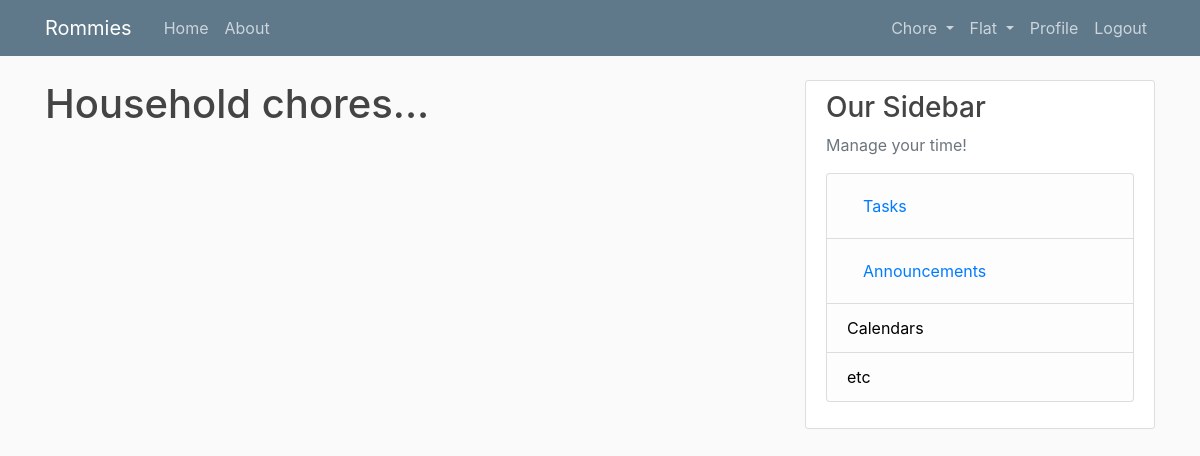
The app's page /chores_list/ (signed in), older data.
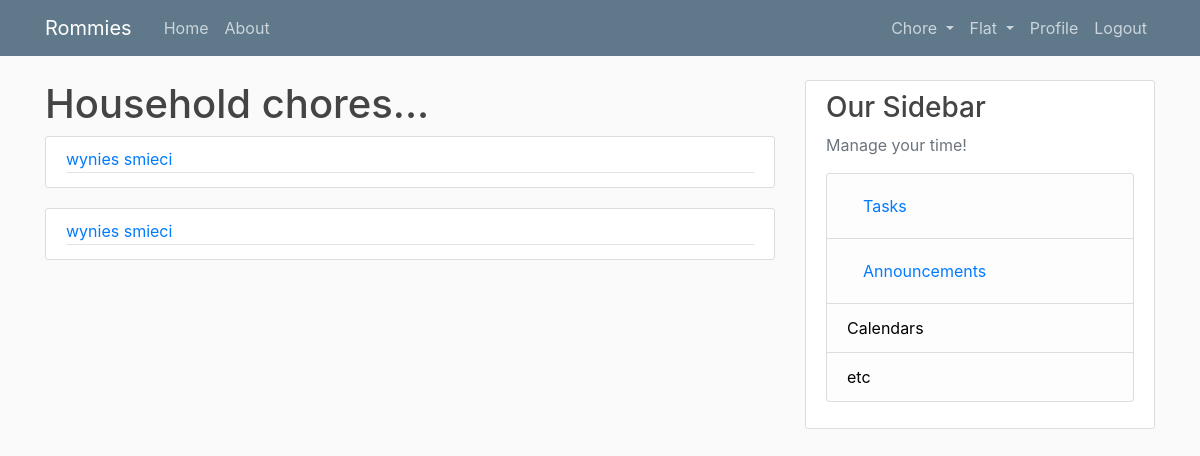
The same page, newer data.
### flat/models.py (models this page shows)
class Chore(models.Model):
    name = models.CharField(max_length=100)
    flat = models.ForeignKey(Flat, on_delete=models.CASCADE)
    period = models.PositiveIntegerField(default=1, validators=[validate_nonzero])
    last_made = models.DateTimeField(default=timezone.now)
    def __str__(self):
        return self.name

### flat/views.py (the view)
# urls.py: path('chores_list/', views.chores_list, name='chores-list'),
@login_required
def chores_list(request):
    if request.user.profile.active_flat is None:
        return redirect('new-flat')
    else:
        context = {
            'chores': request.user.profile.active_flat.chore_set.all()
        }
        return render(request, 'flat/chores_list.html', context)

### flat/templates/flat/chores_list.html
{% extends "flat/base.html" %}
{% block content %}
    <h1>Household chores...</h1>
    {% for chore in chores %}
        <article class="media content-section">
          <div class="media-body">
            <div class="article-metadata">
              <a class="mr-2" href="#">{{ chore }}</a>
            </div>
          </div>
        </article>
    {% endfor %}
{% endblock content %}

Row changes from the older to the newer data that the page shows:
added Chore: name "wynies smieci"
added Chore: name "wynies smieci"
